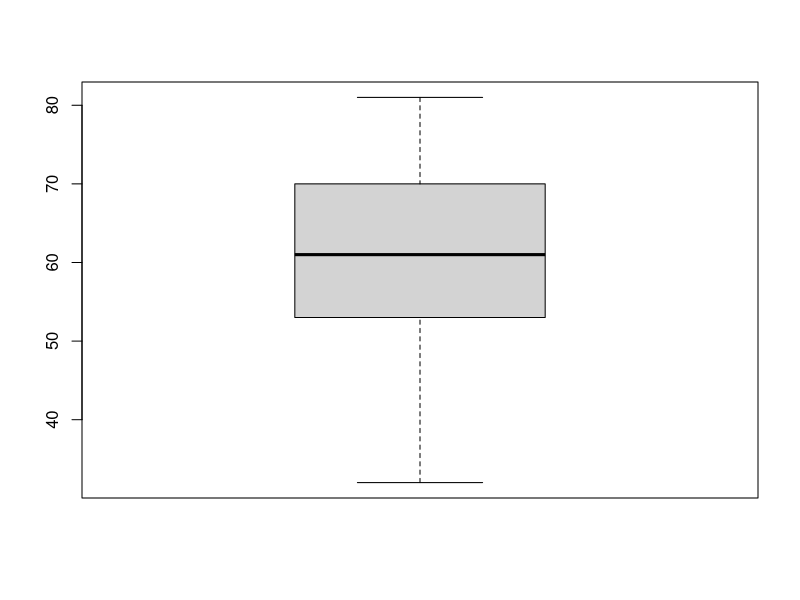
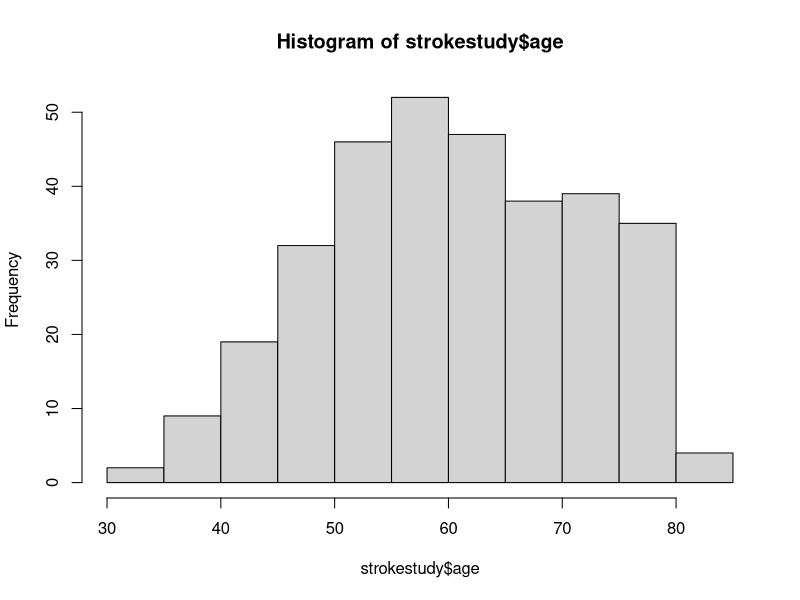
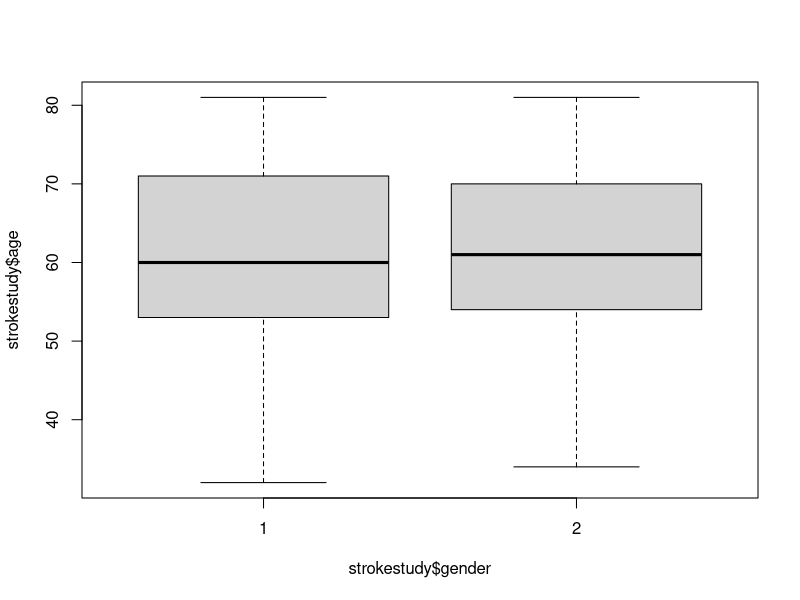
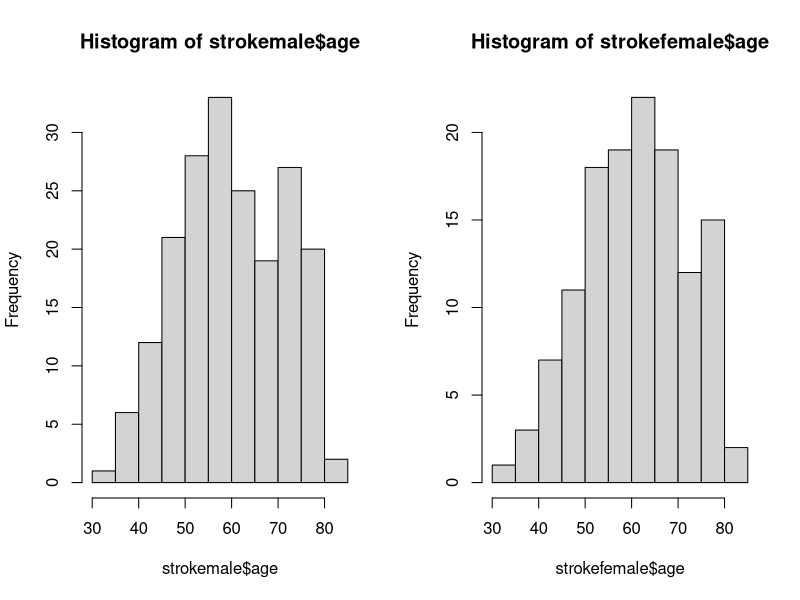
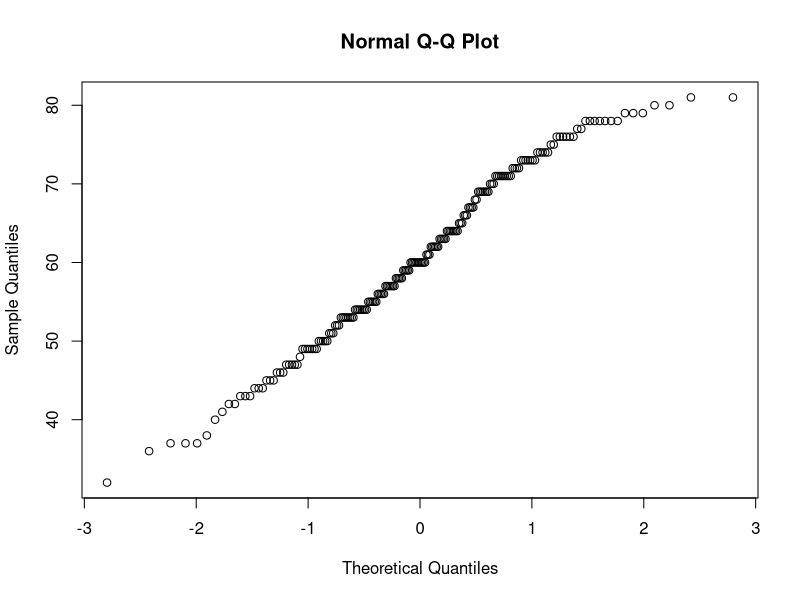
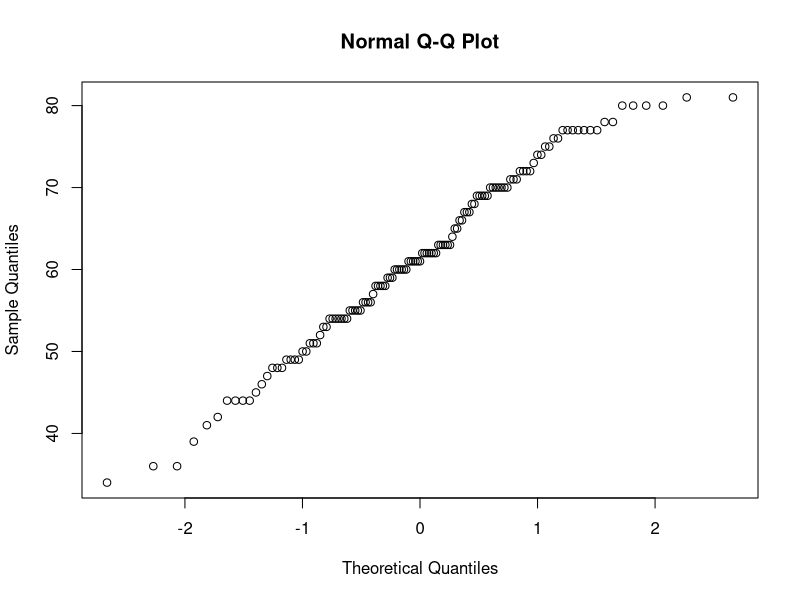
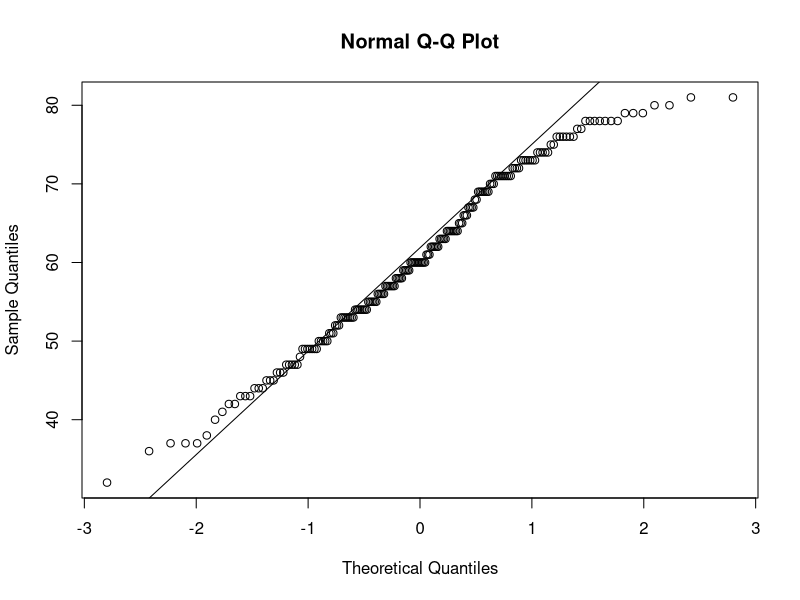

These charts were generated, in order, by the following R code:
### Two Sample T Test

setwd("~/Work/BIOS 591P 2021/R Materials/1 Introduction/Two Sample T Test")
strokestudy <- read.csv("strokestudy.csv")
print(strokestudy)

View(strokestudy)
dim(strokestudy)
names(strokestudy)
strokestudy$gender
table(strokestudy$gender)
mean(strokestudy$age)
var(strokestudy$age)
median(strokestudy$age)
boxplot(strokestudy$age)
hist(strokestudy$age)
boxplot(strokestudy$age ~ strokestudy$gender)


par(mfrow=c(1,2)) #Setting the graph area to include two graphs, in 1 row and 2 columns

strokemale <- strokestudy[which(strokestudy$gender==1),] #Copying the male patients to a new dataset
hist(strokemale$age) #histogram of male stroke patients age

strokefemale <- strokestudy[which(strokestudy$gender==2),] #Copying the female patients to a new dataset
hist(strokefemale$age) #histogram of female stroke patients age

par(mfrow=c(1,1)) #Setting the graph area to only include 1 plot


qqnorm(strokemale$age)
qqnorm(strokefemale$age)

qqnorm(strokemale$age)
qqline(strokemale$age)